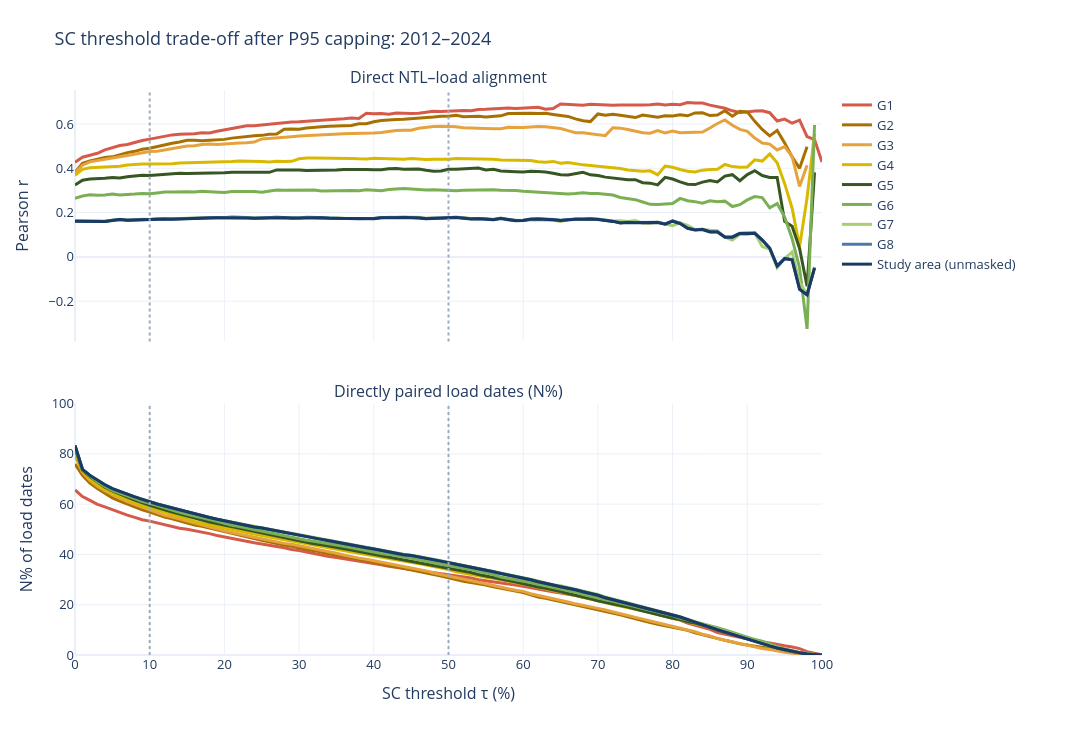

Notebook source saved alongside this figure:
### Markdown cell above
### Figure 2 — The spatial and observational qualification steps

The top panel plots Pearson $r$ for the unsmoothed P95-capped direct series over the **full SC threshold range**; the lower panel shows **N%**, the fraction of load dates with an admitted direct observation. Read each line as a trade-off, not a universal optimum. A GHSL mask changes which pixels contribute; τ changes which dates are admitted within that mask. Because each τ has a different paired-date set, a higher $r$ alone is insufficient evidence of better measurement.

### Code cell
intro_rows=[]
for scale,d in SCALES.items():
    for tau in SC_SWEEP_TAUS:
        admitted=d.ntl.notna()&(d.SC_pct>=tau)&LOAD.notna()
        m=paired_metrics(d.ntl.where(admitted),LOAD,LOAD.index[LOAD.notna()])
        intro_rows.append({'scale':scale,'tau':tau,'direct_pct':100*admitted.sum()/LOAD.notna().sum(),**m})
INTRO=pd.DataFrame(intro_rows)
INTRO.to_csv(OUT/'reliability_conditions_direct_dates.csv',index=False)
FIG2_SCALES=MASK_ORDER
fig=make_subplots(rows=2,cols=1,shared_xaxes=True,vertical_spacing=.11,
                  subplot_titles=['Direct NTL–load alignment','Directly paired load dates (N%)'])
for scale in FIG2_SCALES:
    q=INTRO[INTRO.scale==scale].sort_values('tau')
    for row,field in [(1,'r'),(2,'direct_pct')]:
        fig.add_trace(go.Scatter(x=q.tau,y=q[field],mode='lines',name=scale,
                                 showlegend=(row==1),line=dict(color=COLOR[scale],width=3)),row=row,col=1)
for row in (1,2):
    for threshold in (10,50):
        fig.add_vline(x=threshold,row=row,col=1,line_dash='dot',line_color='#9CACBD')
fig.update_xaxes(title_text='SC threshold τ (%)',range=[0,100],dtick=10,row=2,col=1)
fig.update_yaxes(title_text='Pearson r',row=1,col=1)
fig.update_yaxes(title_text='N% of load dates',range=[0,100],row=2,col=1)
fig.update_layout(template='plotly_white',height=730,width=1200,
                  title='SC threshold trade-off after P95 capping: 2012–2024',
                  legend=dict(orientation='v',x=1.02,y=1,font=dict(size=13)),
                  paper_bgcolor='rgba(0,0,0,0)',margin=dict(l=75,r=270,t=90,b=75),
                  font=dict(color='#233B60',size=13))
save_fig(fig,'fig_02_extent_and_sc_introduction')
